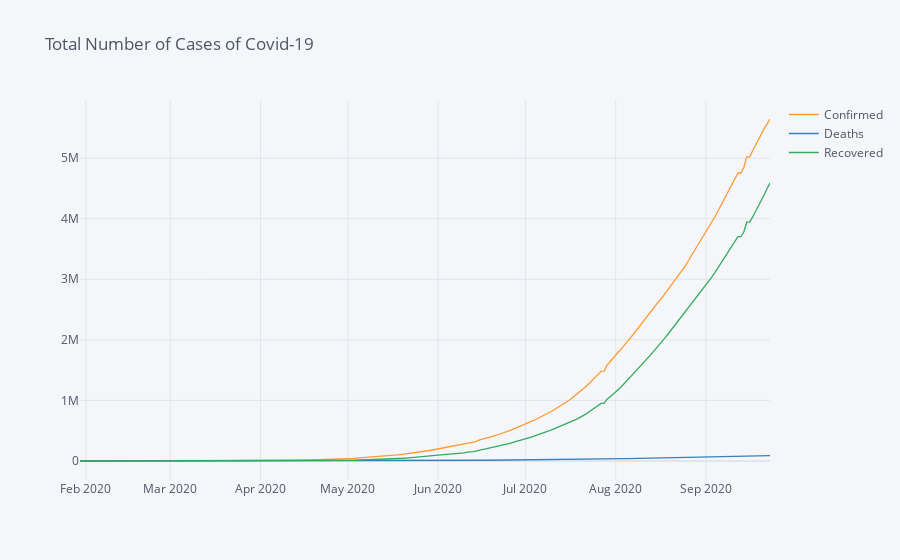

The notebook cell this image was saved under:
### Code cell
configure_plotly_browser_state()
init_notebook_mode(connected=True)
covid_data.iplot(title = 'Total Number of Cases of Covid-19')

### Figure 1 — Plotly figure (JSON) as saved in the notebook; plotly's stock layout.template omitted (floating-point values rounded to 4 significant figures; data arrays with more than 128 entries replaced by an {"elided": "..."} marker saying what was removed)
{"data": [{"name": "Confirmed", "text": "", "mode": "lines", "y": {"elided": "238 int values"}, "x": {"elided": "238 str values"}, "line": {"color": "rgba(255, 153, 51, 1.0)", "dash": "solid", "shape": "linear", "width": 1.3}, "type": "scatter"}, {"name": "Deaths", "text": "", "mode": "lines", "y": {"elided": "238 int values"}, "x": {"elided": "238 str values"}, "line": {"color": "rgba(55, 128, 191, 1.0)", "dash": "solid", "shape": "linear", "width": 1.3}, "type": "scatter"}, {"name": "Recovered", "text": "", "mode": "lines", "y": {"elided": "238 int values"}, "x": {"elided": "238 str values"}, "line": {"color": "rgba(50, 171, 96, 1.0)", "dash": "solid", "shape": "linear", "width": 1.3}, "type": "scatter"}], "layout": {"title": {"text": "Total Number of Cases of Covid-19", "font": {"color": "#4D5663"}}, "paper_bgcolor": "#F5F6F9", "plot_bgcolor": "#F5F6F9", "yaxis": {"tickfont": {"color": "#4D5663"}, "zerolinecolor": "#E1E5ED", "title": {"text": "", "font": {"color": "#4D5663"}}, "gridcolor": "#E1E5ED", "showgrid": true}, "xaxis": {"tickfont": {"color": "#4D5663"}, "zerolinecolor": "#E1E5ED", "title": {"text": "", "font": {"color": "#4D5663"}}, "gridcolor": "#E1E5ED", "showgrid": true}, "legend": {"bgcolor": "#F5F6F9", "font": {"color": "#4D5663"}}}}
